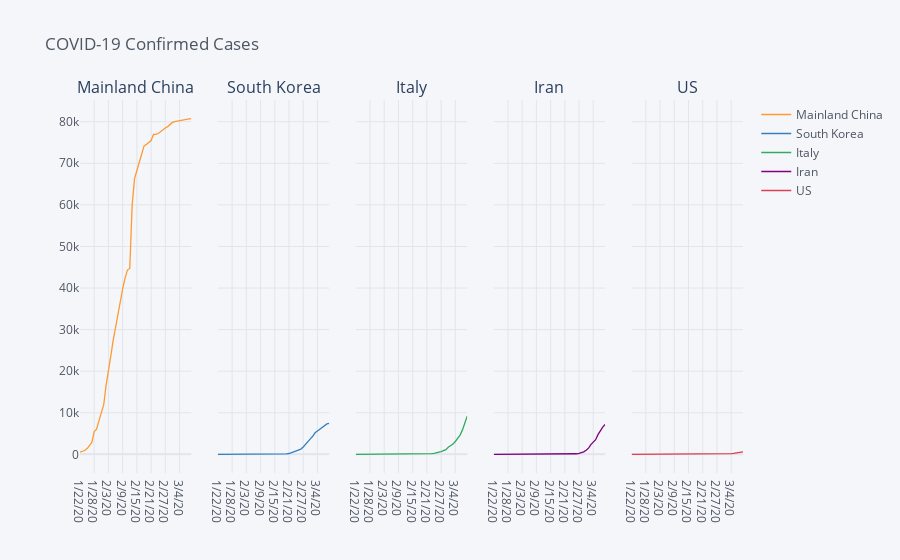
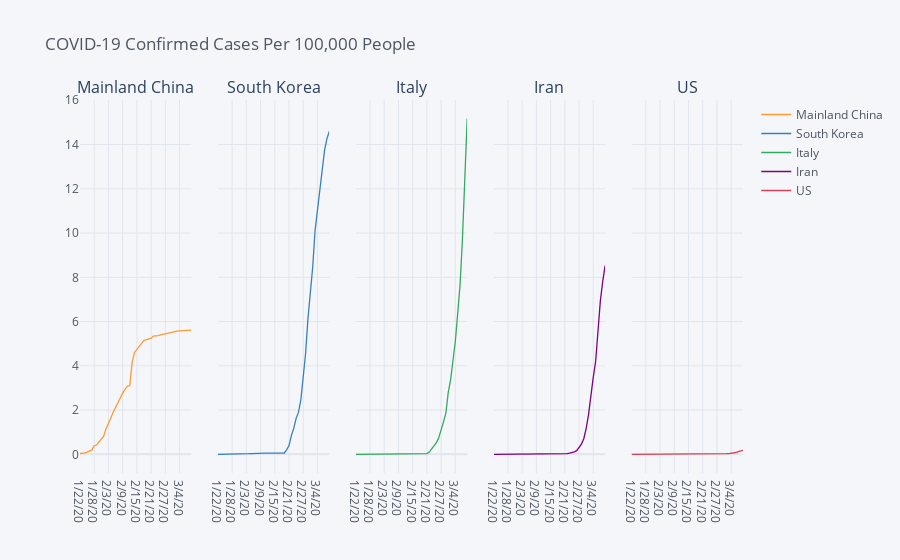

These figures' notebook cell, in order:
### Code cell
top_countries = list(confirmed.T.sum().sort_values(ascending=False).head(4).index)
top_countries.append("US")
country_plot(top_countries, pop_prop=False)
country_plot(top_countries, pop_prop=True)

### Figure 1 — Plotly figure (JSON) as saved in the notebook; plotly's stock layout.template omitted (floating-point values rounded to 4 significant figures)
{"data": [{"line": {"color": "rgba(255, 153, 51, 1.0)", "dash": "solid", "shape": "linear", "width": 1.3}, "mode": "lines", "name": "Mainland China", "text": "", "type": "scatter", "x": ["1/22/20", "1/23/20", "1/24/20", "1/25/20", "1/26/20", "1/27/20", "1/28/20", "1/29/20", "1/30/20", "1/31/20", "2/1/20", "2/2/20", "2/3/20", "2/4/20", "2/5/20", "2/6/20", "2/7/20", "2/8/20", "2/9/20", "2/10/20", "2/11/20", "2/12/20", "2/13/20", "2/14/20", "2/15/20", "2/16/20", "2/17/20", "2/18/20", "2/19/20", "2/20/20", "2/21/20", "2/22/20", "2/23/20", "2/24/20", "2/25/20", "2/26/20", "2/27/20", "2/28/20", "2/29/20", "3/1/20", "3/2/20", "3/3/20", "3/4/20", "3/5/20", "3/6/20", "3/7/20", "3/8/20", "3/9/20"], "xaxis": "x", "y": [547, 639, 916, 1399, 2062, 2863, 5494, 6070, 8124, 9783, 11871, 16607, 19693, 23680, 27409, 30553, 34075, 36778, 39790, 42306, 44327, 44699, 59832, 66292, 68347, 70446, 72364, 74139, 74546, 74999, 75472, 76922, 76938, 77152, 77660, 78065, 78498, 78824, 79251, 79826, 80026, 80151, 80271, 80422, 80573, 80652, 80699, 80735], "yaxis": "y"}, {"line": {"color": "rgba(55, 128, 191, 1.0)", "dash": "solid", "shape": "linear", "width": 1.3}, "mode": "lines", "name": "South Korea", "text": "", "type": "scatter", "x": ["1/22/20", "1/23/20", "1/24/20", "1/25/20", "1/26/20", "1/27/20", "1/28/20", "1/29/20", "1/30/20", "1/31/20", "2/1/20", "2/2/20", "2/3/20", "2/4/20", "2/5/20", "2/6/20", "2/7/20", "2/8/20", "2/9/20", "2/10/20", "2/11/20", "2/12/20", "2/13/20", "2/14/20", "2/15/20", "2/16/20", "2/17/20", "2/18/20", "2/19/20", "2/20/20", "2/21/20", "2/22/20", "2/23/20", "2/24/20", "2/25/20", "2/26/20", "2/27/20", "2/28/20", "2/29/20", "3/1/20", "3/2/20", "3/3/20", "3/4/20", "3/5/20", "3/6/20", "3/7/20", "3/8/20", "3/9/20"], "xaxis": "x2", "y": [1, 1, 2, 2, 3, 4, 4, 4, 4, 11, 12, 15, 15, 16, 19, 23, 24, 24, 25, 27, 28, 28, 28, 28, 28, 29, 30, 31, 31, 104, 204, 433, 602, 833, 977, 1261, 1766, 2337, 3150, 3736, 4335, 5186, 5621, 6088, 6593, 7041, 7314, 7478], "yaxis": "y2"}, {"line": {"color": "rgba(50, 171, 96, 1.0)", "dash": "solid", "shape": "linear", "width": 1.3}, "mode": "lines", "name": "Italy", "text": "", "type": "scatter", "x": ["1/22/20", "1/23/20", "1/24/20", "1/25/20", "1/26/20", "1/27/20", "1/28/20", "1/29/20", "1/30/20", "1/31/20", "2/1/20", "2/2/20", "2/3/20", "2/4/20", "2/5/20", "2/6/20", "2/7/20", "2/8/20", "2/9/20", "2/10/20", "2/11/20", "2/12/20", "2/13/20", "2/14/20", "2/15/20", "2/16/20", "2/17/20", "2/18/20", "2/19/20", "2/20/20", "2/21/20", "2/22/20", "2/23/20", "2/24/20", "2/25/20", "2/26/20", "2/27/20", "2/28/20", "2/29/20", "3/1/20", "3/2/20", "3/3/20", "3/4/20", "3/5/20", "3/6/20", "3/7/20", "3/8/20", "3/9/20"], "xaxis": "x3", "y": [0, 0, 0, 0, 0, 0, 0, 0, 0, 2, 2, 2, 2, 2, 2, 2, 3, 3, 3, 3, 3, 3, 3, 3, 3, 3, 3, 3, 3, 3, 20, 62, 155, 229, 322, 453, 655, 888, 1128, 1694, 2036, 2502, 3089, 3858, 4636, 5883, 7375, 9172], "yaxis": "y3"}, {"line": {"color": "rgba(128, 0, 128, 1.0)", "dash": "solid", "shape": "linear", "width": 1.3}, "mode": "lines", "name": "Iran", "text": "", "type": "scatter", "x": ["1/22/20", "1/23/20", "1/24/20", "1/25/20", "1/26/20", "1/27/20", "1/28/20", "1/29/20", "1/30/20", "1/31/20", "2/1/20", "2/2/20", "2/3/20", "2/4/20", "2/5/20", "2/6/20", "2/7/20", "2/8/20", "2/9/20", "2/10/20", "2/11/20", "2/12/20", "2/13/20", "2/14/20", "2/15/20", "2/16/20", "2/17/20", "2/18/20", "2/19/20", "2/20/20", "2/21/20", "2/22/20", "2/23/20", "2/24/20", "2/25/20", "2/26/20", "2/27/20", "2/28/20", "2/29/20", "3/1/20", "3/2/20", "3/3/20", "3/4/20", "3/5/20", "3/6/20", "3/7/20", "3/8/20", "3/9/20"], "xaxis": "x4", "y": [0, 0, 0, 0, 0, 0, 0, 0, 0, 0, 0, 0, 0, 0, 0, 0, 0, 0, 0, 0, 0, 0, 0, 0, 0, 0, 0, 0, 2, 5, 18, 28, 43, 61, 95, 139, 245, 388, 593, 978, 1501, 2336, 2922, 3513, 4747, 5823, 6566, 7161], "yaxis": "y4"}, {"line": {"color": "rgba(219, 64, 82, 1.0)", "dash": "solid", "shape": "linear", "width": 1.3}, "mode": "lines", "name": "US", "text": "", "type": "scatter", "x": ["1/22/20", "1/23/20", "1/24/20", "1/25/20", "1/26/20", "1/27/20", "1/28/20", "1/29/20", "1/30/20", "1/31/20", "2/1/20", "2/2/20", "2/3/20", "2/4/20", "2/5/20", "2/6/20", "2/7/20", "2/8/20", "2/9/20", "2/10/20", "2/11/20", "2/12/20", "2/13/20", "2/14/20", "2/15/20", "2/16/20", "2/17/20", "2/18/20", "2/19/20", "2/20/20", "2/21/20", "2/22/20", "2/23/20", "2/24/20", "2/25/20", "2/26/20", "2/27/20", "2/28/20", "2/29/20", "3/1/20", "3/2/20", "3/3/20", "3/4/20", "3/5/20", "3/6/20", "3/7/20", "3/8/20", "3/9/20"], "xaxis": "x5", "y": [1, 1, 2, 2, 5, 5, 5, 5, 5, 7, 8, 8, 11, 11, 12, 12, 12, 12, 12, 12, 13, 13, 15, 15, 15, 15, 15, 15, 15, 15, 35, 35, 35, 53, 53, 59, 60, 62, 70, 76, 101, 121, 152, 220, 277, 416, 537, 605], "yaxis": "y5"}], "layout": {"annotations": [{"font": {"size": 16}, "showarrow": false, "text": "Mainland China", "x": 0.084, "xanchor": "center", "xref": "paper", "y": 1, "yanchor": "bottom", "yref": "paper"}, {"font": {"size": 16}, "showarrow": false, "text": "South Korea", "x": 0.292, "xanchor": "center", "xref": "paper", "y": 1, "yanchor": "bottom", "yref": "paper"}, {"font": {"size": 16}, "showarrow": false, "text": "Italy", "x": 0.5, "xanchor": "center", "xref": "paper", "y": 1, "yanchor": "bottom", "yref": "paper"}, {"font": {"size": 16}, "showarrow": false, "text": "Iran", "x": 0.708, "xanchor": "center", "xref": "paper", "y": 1, "yanchor": "bottom", "yref": "paper"}, {"font": {"size": 16}, "showarrow": false, "text": "US", "x": 0.916, "xanchor": "center", "xref": "paper", "y": 1, "yanchor": "bottom", "yref": "paper"}], "legend": {"bgcolor": "#F5F6F9", "font": {"color": "#4D5663"}}, "paper_bgcolor": "#F5F6F9", "plot_bgcolor": "#F5F6F9", "title": {"font": {"color": "#4D5663"}, "text": "COVID-19 Confirmed Cases"}, "xaxis": {"anchor": "y", "domain": [0, 0.168], "gridcolor": "#E1E5ED", "showgrid": true, "tickfont": {"color": "#4D5663"}, "title": {"font": {"color": "#4D5663"}, "text": ""}, "zerolinecolor": "#E1E5ED"}, "xaxis2": {"anchor": "y2", "domain": [0.208, 0.376], "gridcolor": "#E1E5ED", "showgrid": true, "tickfont": {"color": "#4D5663"}, "title": {"font": {"color": "#4D5663"}, "text": ""}, "zerolinecolor": "#E1E5ED"}, "xaxis3": {"anchor": "y3", "domain": [0.416, 0.584], "gridcolor": "#E1E5ED", "showgrid": true, "tickfont": {"color": "#4D5663"}, "title": {"font": {"color": "#4D5663"}, "text": ""}, "zerolinecolor": "#E1E5ED"}, "xaxis4": {"anchor": "y4", "domain": [0.624, 0.792], "gridcolor": "#E1E5ED", "showgrid": true, "tickfont": {"color": "#4D5663"}, "title": {"font": {"color": "#4D5663"}, "text": ""}, "zerolinecolor": "#E1E5ED"}, "xaxis5": {"anchor": "y5", "domain": [0.832, 1], "gridcolor": "#E1E5ED", "showgrid": true, "tickfont": {"color": "#4D5663"}, "title": {"font": {"color": "#4D5663"}, "text": ""}, "zerolinecolor": "#E1E5ED"}, "yaxis": {"anchor": "x", "domain": [0, 1], "gridcolor": "#E1E5ED", "showgrid": true, "tickfont": {"color": "#4D5663"}, "title": {"font": {"color": "#4D5663"}, "text": ""}, "zerolinecolor": "#E1E5ED"}, "yaxis2": {"anchor": "x2", "domain": [0, 1], "gridcolor": "#E1E5ED", "matches": "y", "showgrid": true, "showticklabels": false, "tickfont": {"color": "#4D5663"}, "title": {"font": {"color": "#4D5663"}, "text": ""}, "zerolinecolor": "#E1E5ED"}, "yaxis3": {"anchor": "x3", "domain": [0, 1], "gridcolor": "#E1E5ED", "matches": "y", "showgrid": true, "showticklabels": false, "tickfont": {"color": "#4D5663"}, "title": {"font": {"color": "#4D5663"}, "text": ""}, "zerolinecolor": "#E1E5ED"}, "yaxis4": {"anchor": "x4", "domain": [0, 1], "gridcolor": "#E1E5ED", "matches": "y", "showgrid": true, "showticklabels": false, "tickfont": {"color": "#4D5663"}, "title": {"font": {"color": "#4D5663"}, "text": ""}, "zerolinecolor": "#E1E5ED"}, "yaxis5": {"anchor": "x5", "domain": [0, 1], "gridcolor": "#E1E5ED", "matches": "y", "showgrid": true, "showticklabels": false, "tickfont": {"color": "#4D5663"}, "title": {"font": {"color": "#4D5663"}, "text": ""}, "zerolinecolor": "#E1E5ED"}}}

### Figure 2 — Plotly figure (JSON) as saved in the notebook; plotly's stock layout.template omitted (floating-point values rounded to 4 significant figures)
{"data": [{"line": {"color": "rgba(255, 153, 51, 1.0)", "dash": "solid", "shape": "linear", "width": 1.3}, "mode": "lines", "name": "Mainland China", "text": "", "type": "scatter", "x": ["1/22/20", "1/23/20", "1/24/20", "1/25/20", "1/26/20", "1/27/20", "1/28/20", "1/29/20", "1/30/20", "1/31/20", "2/1/20", "2/2/20", "2/3/20", "2/4/20", "2/5/20", "2/6/20", "2/7/20", "2/8/20", "2/9/20", "2/10/20", "2/11/20", "2/12/20", "2/13/20", "2/14/20", "2/15/20", "2/16/20", "2/17/20", "2/18/20", "2/19/20", "2/20/20", "2/21/20", "2/22/20", "2/23/20", "2/24/20", "2/25/20", "2/26/20", "2/27/20", "2/28/20", "2/29/20", "3/1/20", "3/2/20", "3/3/20", "3/4/20", "3/5/20", "3/6/20", "3/7/20", "3/8/20", "3/9/20"], "xaxis": "x", "y": [0.038, 0.0444, 0.06364, 0.0972, 0.1433, 0.1989, 0.3817, 0.4217, 0.5644, 0.6797, 0.8248, 1.154, 1.368, 1.645, 1.904, 2.123, 2.367, 2.555, 2.764, 2.939, 3.08, 3.106, 4.157, 4.606, 4.749, 4.894, 5.028, 5.151, 5.179, 5.211, 5.244, 5.344, 5.345, 5.36, 5.396, 5.424, 5.454, 5.476, 5.506, 5.546, 5.56, 5.569, 5.577, 5.587, 5.598, 5.603, 5.607, 5.609], "yaxis": "y"}, {"line": {"color": "rgba(55, 128, 191, 1.0)", "dash": "solid", "shape": "linear", "width": 1.3}, "mode": "lines", "name": "South Korea", "text": "", "type": "scatter", "x": ["1/22/20", "1/23/20", "1/24/20", "1/25/20", "1/26/20", "1/27/20", "1/28/20", "1/29/20", "1/30/20", "1/31/20", "2/1/20", "2/2/20", "2/3/20", "2/4/20", "2/5/20", "2/6/20", "2/7/20", "2/8/20", "2/9/20", "2/10/20", "2/11/20", "2/12/20", "2/13/20", "2/14/20", "2/15/20", "2/16/20", "2/17/20", "2/18/20", "2/19/20", "2/20/20", "2/21/20", "2/22/20", "2/23/20", "2/24/20", "2/25/20", "2/26/20", "2/27/20", "2/28/20", "2/29/20", "3/1/20", "3/2/20", "3/3/20", "3/4/20", "3/5/20", "3/6/20", "3/7/20", "3/8/20", "3/9/20"], "xaxis": "x2", "y": [0.00195, 0.00195, 0.003901, 0.003901, 0.005851, 0.007802, 0.007802, 0.007802, 0.007802, 0.02146, 0.02341, 0.02926, 0.02926, 0.03121, 0.03706, 0.04486, 0.04681, 0.04681, 0.04876, 0.05266, 0.05461, 0.05461, 0.05461, 0.05461, 0.05461, 0.05656, 0.05851, 0.06047, 0.06047, 0.2029, 0.3979, 0.8446, 1.174, 1.625, 1.906, 2.46, 3.445, 4.558, 6.144, 7.287, 8.455, 10.12, 10.96, 11.87, 12.86, 13.73, 14.27, 14.59], "yaxis": "y2"}, {"line": {"color": "rgba(50, 171, 96, 1.0)", "dash": "solid", "shape": "linear", "width": 1.3}, "mode": "lines", "name": "Italy", "text": "", "type": "scatter", "x": ["1/22/20", "1/23/20", "1/24/20", "1/25/20", "1/26/20", "1/27/20", "1/28/20", "1/29/20", "1/30/20", "1/31/20", "2/1/20", "2/2/20", "2/3/20", "2/4/20", "2/5/20", "2/6/20", "2/7/20", "2/8/20", "2/9/20", "2/10/20", "2/11/20", "2/12/20", "2/13/20", "2/14/20", "2/15/20", "2/16/20", "2/17/20", "2/18/20", "2/19/20", "2/20/20", "2/21/20", "2/22/20", "2/23/20", "2/24/20", "2/25/20", "2/26/20", "2/27/20", "2/28/20", "2/29/20", "3/1/20", "3/2/20", "3/3/20", "3/4/20", "3/5/20", "3/6/20", "3/7/20", "3/8/20", "3/9/20"], "xaxis": "x3", "y": [0, 0, 0, 0, 0, 0, 0, 0, 0, 0.003308, 0.003308, 0.003308, 0.003308, 0.003308, 0.003308, 0.003308, 0.004962, 0.004962, 0.004962, 0.004962, 0.004962, 0.004962, 0.004962, 0.004962, 0.004962, 0.004962, 0.004962, 0.004962, 0.004962, 0.004962, 0.03308, 0.1025, 0.2564, 0.3788, 0.5326, 0.7492, 1.083, 1.469, 1.866, 2.802, 3.367, 4.138, 5.109, 6.381, 7.668, 9.73, 12.2, 15.17], "yaxis": "y3"}, {"line": {"color": "rgba(128, 0, 128, 1.0)", "dash": "solid", "shape": "linear", "width": 1.3}, "mode": "lines", "name": "Iran", "text": "", "type": "scatter", "x": ["1/22/20", "1/23/20", "1/24/20", "1/25/20", "1/26/20", "1/27/20", "1/28/20", "1/29/20", "1/30/20", "1/31/20", "2/1/20", "2/2/20", "2/3/20", "2/4/20", "2/5/20", "2/6/20", "2/7/20", "2/8/20", "2/9/20", "2/10/20", "2/11/20", "2/12/20", "2/13/20", "2/14/20", "2/15/20", "2/16/20", "2/17/20", "2/18/20", "2/19/20", "2/20/20", "2/21/20", "2/22/20", "2/23/20", "2/24/20", "2/25/20", "2/26/20", "2/27/20", "2/28/20", "2/29/20", "3/1/20", "3/2/20", "3/3/20", "3/4/20", "3/5/20", "3/6/20", "3/7/20", "3/8/20", "3/9/20"], "xaxis": "x4", "y": [0, 0, 0, 0, 0, 0, 0, 0, 0, 0, 0, 0, 0, 0, 0, 0, 0, 0, 0, 0, 0, 0, 0, 0, 0, 0, 0, 0, 0.002381, 0.005953, 0.02143, 0.03334, 0.05119, 0.07263, 0.1131, 0.1655, 0.2917, 0.4619, 0.706, 1.164, 1.787, 2.781, 3.479, 4.182, 5.652, 6.933, 7.817, 8.526], "yaxis": "y4"}, {"line": {"color": "rgba(219, 64, 82, 1.0)", "dash": "solid", "shape": "linear", "width": 1.3}, "mode": "lines", "name": "US", "text": "", "type": "scatter", "x": ["1/22/20", "1/23/20", "1/24/20", "1/25/20", "1/26/20", "1/27/20", "1/28/20", "1/29/20", "1/30/20", "1/31/20", "2/1/20", "2/2/20", "2/3/20", "2/4/20", "2/5/20", "2/6/20", "2/7/20", "2/8/20", "2/9/20", "2/10/20", "2/11/20", "2/12/20", "2/13/20", "2/14/20", "2/15/20", "2/16/20", "2/17/20", "2/18/20", "2/19/20", "2/20/20", "2/21/20", "2/22/20", "2/23/20", "2/24/20", "2/25/20", "2/26/20", "2/27/20", "2/28/20", "2/29/20", "3/1/20", "3/2/20", "3/3/20", "3/4/20", "3/5/20", "3/6/20", "3/7/20", "3/8/20", "3/9/20"], "xaxis": "x5", "y": [0.0003021, 0.0003021, 0.0006042, 0.0006042, 0.001511, 0.001511, 0.001511, 0.001511, 0.001511, 0.002115, 0.002417, 0.002417, 0.003323, 0.003323, 0.003625, 0.003625, 0.003625, 0.003625, 0.003625, 0.003625, 0.003927, 0.003927, 0.004532, 0.004532, 0.004532, 0.004532, 0.004532, 0.004532, 0.004532, 0.004532, 0.01057, 0.01057, 0.01057, 0.01601, 0.01601, 0.01782, 0.01813, 0.01873, 0.02115, 0.02296, 0.03051, 0.03656, 0.04592, 0.06646, 0.08369, 0.1257, 0.1622, 0.1828], "yaxis": "y5"}], "layout": {"annotations": [{"font": {"size": 16}, "showarrow": false, "text": "Mainland China", "x": 0.084, "xanchor": "center", "xref": "paper", "y": 1, "yanchor": "bottom", "yref": "paper"}, {"font": {"size": 16}, "showarrow": false, "text": "South Korea", "x": 0.292, "xanchor": "center", "xref": "paper", "y": 1, "yanchor": "bottom", "yref": "paper"}, {"font": {"size": 16}, "showarrow": false, "text": "Italy", "x": 0.5, "xanchor": "center", "xref": "paper", "y": 1, "yanchor": "bottom", "yref": "paper"}, {"font": {"size": 16}, "showarrow": false, "text": "Iran", "x": 0.708, "xanchor": "center", "xref": "paper", "y": 1, "yanchor": "bottom", "yref": "paper"}, {"font": {"size": 16}, "showarrow": false, "text": "US", "x": 0.916, "xanchor": "center", "xref": "paper", "y": 1, "yanchor": "bottom", "yref": "paper"}], "legend": {"bgcolor": "#F5F6F9", "font": {"color": "#4D5663"}}, "paper_bgcolor": "#F5F6F9", "plot_bgcolor": "#F5F6F9", "title": {"font": {"color": "#4D5663"}, "text": "COVID-19 Confirmed Cases Per 100,000 People"}, "xaxis": {"anchor": "y", "domain": [0, 0.168], "gridcolor": "#E1E5ED", "showgrid": true, "tickfont": {"color": "#4D5663"}, "title": {"font": {"color": "#4D5663"}, "text": ""}, "zerolinecolor": "#E1E5ED"}, "xaxis2": {"anchor": "y2", "domain": [0.208, 0.376], "gridcolor": "#E1E5ED", "showgrid": true, "tickfont": {"color": "#4D5663"}, "title": {"font": {"color": "#4D5663"}, "text": ""}, "zerolinecolor": "#E1E5ED"}, "xaxis3": {"anchor": "y3", "domain": [0.416, 0.584], "gridcolor": "#E1E5ED", "showgrid": true, "tickfont": {"color": "#4D5663"}, "title": {"font": {"color": "#4D5663"}, "text": ""}, "zerolinecolor": "#E1E5ED"}, "xaxis4": {"anchor": "y4", "domain": [0.624, 0.792], "gridcolor": "#E1E5ED", "showgrid": true, "tickfont": {"color": "#4D5663"}, "title": {"font": {"color": "#4D5663"}, "text": ""}, "zerolinecolor": "#E1E5ED"}, "xaxis5": {"anchor": "y5", "domain": [0.832, 1], "gridcolor": "#E1E5ED", "showgrid": true, "tickfont": {"color": "#4D5663"}, "title": {"font": {"color": "#4D5663"}, "text": ""}, "zerolinecolor": "#E1E5ED"}, "yaxis": {"anchor": "x", "domain": [0, 1], "gridcolor": "#E1E5ED", "showgrid": true, "tickfont": {"color": "#4D5663"}, "title": {"font": {"color": "#4D5663"}, "text": ""}, "zerolinecolor": "#E1E5ED"}, "yaxis2": {"anchor": "x2", "domain": [0, 1], "gridcolor": "#E1E5ED", "matches": "y", "showgrid": true, "showticklabels": false, "tickfont": {"color": "#4D5663"}, "title": {"font": {"color": "#4D5663"}, "text": ""}, "zerolinecolor": "#E1E5ED"}, "yaxis3": {"anchor": "x3", "domain": [0, 1], "gridcolor": "#E1E5ED", "matches": "y", "showgrid": true, "showticklabels": false, "tickfont": {"color": "#4D5663"}, "title": {"font": {"color": "#4D5663"}, "text": ""}, "zerolinecolor": "#E1E5ED"}, "yaxis4": {"anchor": "x4", "domain": [0, 1], "gridcolor": "#E1E5ED", "matches": "y", "showgrid": true, "showticklabels": false, "tickfont": {"color": "#4D5663"}, "title": {"font": {"color": "#4D5663"}, "text": ""}, "zerolinecolor": "#E1E5ED"}, "yaxis5": {"anchor": "x5", "domain": [0, 1], "gridcolor": "#E1E5ED", "matches": "y", "showgrid": true, "showticklabels": false, "tickfont": {"color": "#4D5663"}, "title": {"font": {"color": "#4D5663"}, "text": ""}, "zerolinecolor": "#E1E5ED"}}}
